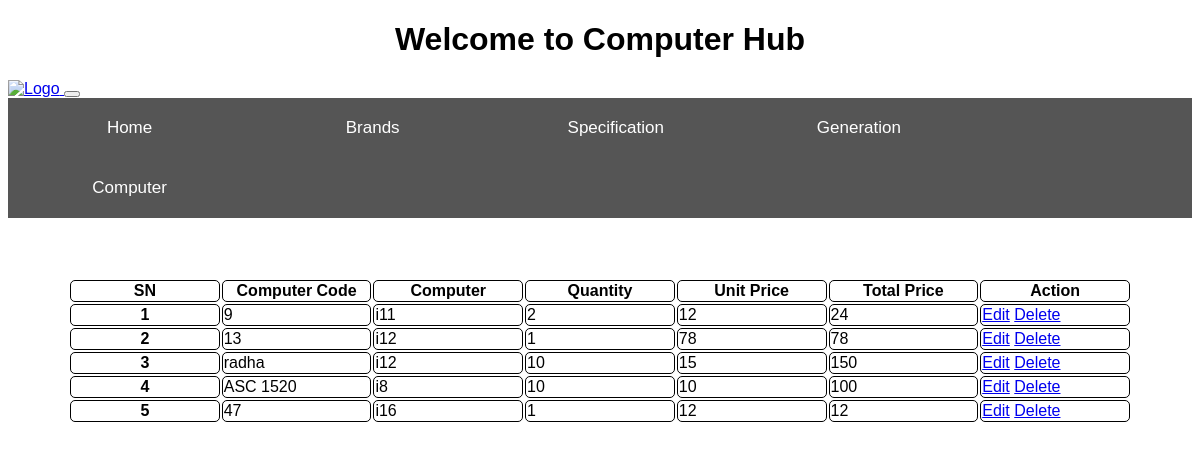
The page / on the database its author committed.
### computer/models.py (models this page shows, shortened)
class Computer(models.Model):
    computer_code = models.CharField(max_length=50, unique=True)
    computer = models.ForeignKey(ComputerGeneration, on_delete=models.CASCADE,related_name='computer')
    quantity = models.PositiveIntegerField()
    unit_rate = models.PositiveIntegerField()
    total_price = models.PositiveIntegerField()

class ComputerGeneration(models.Model):
    generation = models.CharField(max_length=50)
    def __str__(self):
        return self.generation

### computer/views.py (the view)
# urls.py: path('', views.HomeView.as_view(), name='home'),
class HomeView(View):
    def get(self, request):
        list = Computer.objects.all()
        context = {
                    'list': list
                }
        return render(request, 'home.html', context)

### Templates/home.html (shortened to what this page needs)
<!DOCTYPE html>
<html lang="en">
  <head>
  </head>
  <body>
<div class="one">
<h1 font style="50 px"><b>Welcome to Computer Hub</b></h1>
</div>
 {% include 'navbar.html' %}
 <table style="width:100%" >
  <tr>
    <th>SN</th>
    <th>Computer Code</th>
    <th>Computer</th>
    <th>Quantity</th>
    <th>Unit Price</th>
    <th>Total Price</th>
    <th>Action</th>
  </tr>
    {% for item in list %}
    <tr>
      <th scope="row">{{ forloop.counter }}</th>
      <td>{{item.computer_code}}</td>
      <td>{{ item.computer }}</td>
      <td>{{item.quantity}}</td>
      <td>{{ item.unit_rate }}</td>
      <td>{{ item.total_price }}</td>
      <td class="action-buttons">
        <a href="{% url 'update_computer' item.pk %}" class="btn btn-primary">Edit</a>
        <a href="{% url 'delete_computer' item.pk %}" class="btn btn-danger">Delete</a>
      </td>
    </tr>
{% endfor %}
</table>
</body>
</html>

### Templates/navbar.html (shortened to what this page needs)
   <head>
   <a class="navbar-brand" href="#">
    <img src="https://edge-a.anydone.com/e344ce6892a7480d9ae5aaff9d3f96d6.svg" alt="Logo" width="30" height="30" class="d-inline-block align-top">
  </a>
  <button class="navbar-toggler" type="button" data-toggle="collapse" data-target="#navbarText" aria-controls="navbarText" aria-expanded="false" aria-label="Toggle navigation">
  </button>
<body>
    <div class="navbar">
      <nav>
           <a href="{% url 'home' %}">Home</a>
           <a href="{% url 'brand' %}">Brands</a>
           <a href="{% url 'specification' %}">Specification</a>
           <a href="{% url 'generation' %}">Generation</a>
           <a href="{% url 'computer' %}">Computer</a>
      </nav>
    </div>
</body>

### Templates/home.html (style rules this page uses)
h1 { text-align: center; }
th, td { border: 1px solid black; border-radius: 5px; }
table { padding:60px }
table { table-layout: fixed; width: 100%; }

### Templates/navbar.html (style rules this page uses)
body { font-family: Arial, Helvetica, sans-serif; }
.navbar { width: 100%; background-color: #555; overflow: auto; }
.navbar a { float: left; padding: 15px; color: white; text-decoration: none; font-size: 17px; width: 18%; text-align: center; line-height: 30px; border-radius: 4px; }

### rows shown on the page
Computer: computer_code "9", computer "i11", quantity "2", unit_rate "12", total_price "24"
Computer: computer_code "13", computer "i12", quantity "1", unit_rate "78", total_price "78"
Computer: computer_code "radha", computer "i12", quantity "10", unit_rate "15", total_price "150"
Computer: computer_code "ASC 1520", computer "i8", quantity "10", unit_rate "10", total_price "100"
Computer: computer_code "47", computer "i16", quantity "1", unit_rate "12", total_price "12"
